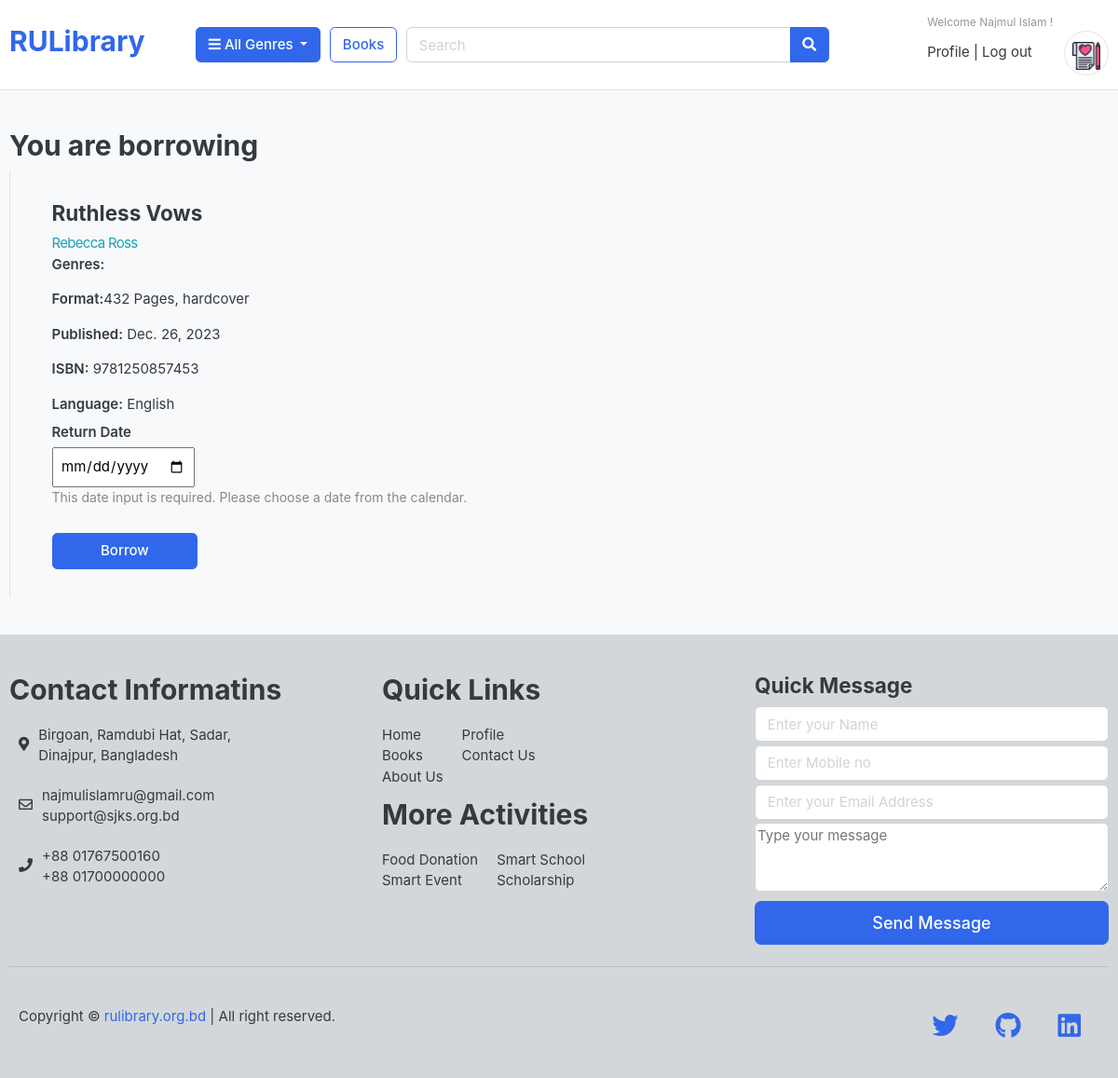
Page /borrow/1/ (signed in) on the committed database.
### book/models.py (models this page shows, shortened)
class BookModel(models.Model):
    title=models.CharField(max_length=100)
    slug=models.SlugField(max_length=150,unique=True)
    author=models.CharField(max_length=100)
    description=models.TextField()
    image=models.ImageField(upload_to='images/books')
    isbn=models.CharField(max_length=50)
    genre=models.ManyToManyField(GenreModel)
    stock=models.IntegerField()
    availability=models.BooleanField(default=True)
    publication_date=models.DateField()
    total_page=models.IntegerField()
    cover=models.CharField(max_length=50,choices=[('paperback','Paper Back'),('hardcover','Hard Cover')])
    language=models.CharField(max_length=50)
    total_borrow=models.IntegerField(default=0)
    total_rating=models.IntegerField(default=0)
    avg_rating=models.IntegerField(default=0)
    def __str__(self):
        return f'{self.title} - {self.author}'

### borrow/views.py (the view, shortened to what this page needs)
# urls.py: path('borrow/',include('borrow.urls')),
def borrow(request,book_id):
    if request.user.is_authenticated:
        book=BookModel.objects.get(id=book_id)
        user=request.user
        model_filter=BorrowModel.objects.filter(user=user)
        for item in model_filter:
            if item.book==book:
                return redirect('multiple_try_book')
        print('printing book',book,book.stock)
        return render(request,'borrow_confirmation.html',{'book':book})
    else:
        return redirect('unauthorized')

### borrow/templates/borrow_confirmation.html (shortened to what this page needs)
{% extends 'base.html' %}
{% block body%}
<section class="section-content padding-y bg">
  <div class="container">
    <div>
      <h2>You are borrowing</h2>
    </div>
    <main class="col-md-6 border-left">
      <article class="content-body">
      <h4 class="title"> {{book.title}}</h4>
      <div class="price-wrap mt-2">
          <p class="text-info">{{book.author}}</p>
      </div>
      <div>
          <p>
              <span class="font-weight-bold">Genres:</span>
          </p>
          <p><span class="font-weight-bold">Format:</span><span>{{book.total_page}} Pages, </span> <span>{{book.cover}} </span></p>
          <p><span class="font-weight-bold">Published:</span> {{book.publication_date}}</p>
          <p><span class="font-weight-bold">ISBN:</span> {{book.isbn}}</p>
          <p><span class="font-weight-bold">Language:</span> {{book.language}}</p>
      </div>
      <div>
        <form action="" method='post'>
            <div class="py-2">
              <label class="font-weight-bold">Return Date</label>
              <br/>
              <input class="p-2" type="date" name="return_date" required>
              <p style="font-size: 14px; color: #888;">
                This date input is required. Please choose a date from the calendar.
              </p>
            </div>
            <div style="margin-top: 20px;">
              <div class="col-md-4 " style="padding-left:0">
                  <button type="submit" class="btn btn-primary btn-block p-2">
                    Borrow
                  </button>
              </div>
          </div>
        </form>
      </div>
      </article>
      </main>
  </div>
</section>
{% endblock%}

### templates/base.html (shortened to what this page needs)
<!DOCTYPE HTML>
{% load static %}
<html lang="en">
<head>
<link href="{% static 'css/bootstrap.css'%}" rel="stylesheet" type="text/css"/>
<link href="{% static 'fonts/fontawesome/css/all.min.css'%}" type="text/css" rel="stylesheet">
<link href="{% static 'css/ui.css'%}" rel="stylesheet" type="text/css"/>
<link href="{% static 'css/responsive.css'%}" rel="stylesheet" media="only screen and (max-width: 1200px)" />
</head>
<body>
<header class="section-header">
    <section class="header-main border-bottom">
        <div class="container">
        <div class="row align-items-center">
        <div class="col-lg-2 col-md-3 col-6">
            <a href="{% url 'home'%}" class="brand-wrap">
                <h2>RULibrary</h2>
            </a>
        </div>
        <div class="col-lg col-sm col-md col-6 flex-grow-0">
            <div class="category-wrap dropdown d-inline-block float-right">
                <button type="button" class="btn btn-primary dropdown-toggle" data-toggle="dropdown">
                    <i class="fa fa-bars"></i> All Genres
                </button>
            </div>
        </div>
        <a href="{% url 'book'%}" class="btn btn-outline-primary">Books</a>
        <div class="col-lg  col-md-6 col-sm-12 col">
            <form method='post' action="#" class="search">
                <div class="input-group w-100">
                    <input type="text" class="form-control " style="width:60%;" placeholder="Search" name='search_field' required>
                    <div class="input-group-append">
                    <button class="btn btn-primary" type="submit">
                        <i class="fa fa-search"></i>
                    </button>
                    </div>
                </div>
            </form>
        </div>
        <div class="col-lg-3 col-sm-6 col-8 order-2 order-lg-3">
                    <div class="d-flex justify-content-end mb-3 mb-lg-0">
                        <div class="widget-header">
                            <small class="title text-muted">
                                Welcome {% if request.user.is_authenticated%}
                                {% if request.user.first_name%}
                                {{request.user.first_name}}
                                {%else%}
                                {{request.user.username}}
                                {%endif%}
                                {% else %} Guest {% endif %}!
                            </small>
                            <div>
                                {% if request.user.is_authenticated%}
                                <a href="{% url 'profile' %}">Profile</a> <span class="dark-transp"> | </span>
                                <a href="{% url 'account_logout' %}"> Log out</a>
                                <a href="{% url 'wishlist' %}" class="widget-header pl-3 ml-3">
                                    <div class="icon icon-sm rounded-circle border">
                                        <img src="{% static 'images/icons/love-letter.png'%}" alt="wishlist" style="width: 30px;">
                                    </div>
                                </a>
                                {% else %}
                                <a href="{% url 'account_login' %}">Sign in</a> <span class="dark-transp"> | </span>
                                <a href="{% url 'account_signup' %}"> Register</a>
                                {% endif %}
                            </div>
                        </div>
                    </div>
                </div>
    </div>
        </div>
    </section>
</header>
{% block body%}{%endblock %}
    <section class="section-content padding-y bg" style="padding-bottom: 0; background-color:#d4d7da">
        <div class="container">
            <div class="row">
                <div class="col-md-4">
                    <h2>Contact Informatins</h2>
                    <div class="row" style="padding: 10px;">
                        <span style="padding: 10px;"><i class="fas fa-map-marker-alt"></i></span>
                        <p >Birgoan, Ramdubi Hat, Sadar,<br> Dinajpur, Bangladesh</p>
                    </div>
                    <div class="row" style="padding:10px">
                        <span style="padding: 10px;"><i class="far fa-envelope"></i></span>
                        <p>
                            najmulislamru@gmail.com <br />
                            support@sjks.org.bd
                            </p>
                    </div>
                    <div class="row" style="padding:10px">
                        <span style="padding: 10px;"><i class="fas fa-phone"></i></span>
                        <p>
                            +88 01767500160 <br />
                            +88 01700000000
                        </p>
                    </div>
                </div>
                <div class="col-md-4">
                    <h2>Quick Links</h2>
                    <div class="row">
                        <ul style="padding:10px; margin-bottom:0px;">
                            <li style="list-style: none;">Home</li>
                            <li style="list-style: none;">Books</li>
                            <li style="list-style: none;">About Us</li>
                        </ul>
                        <ul style="padding:10px; margin-bottom:0px;">
                            <li style="list-style: none;">Profile</li>
                            <li style="list-style: none;">Contact Us</li>
                        </ul>
                    </div>
                    <h2>More Activities</h2>
                    <div class="row">
                        <ul style="padding:10px; margin-bottom:0px;"">
                            <li style="list-style: none;">Food Donation</li>
                            <li style="list-style: none;">Smart Event</li>
                        </ul>
                        <ul style="padding:10px;margin-bottom:0px">
                            <li style="list-style: none;">Smart School</li>
                            <li style="list-style: none;">Scholarship</li>
                        </ul>
                    </div>
                </div>
                <div class="col-md-4">
                    <h4>Quick Message</h4>
                    <form >
                        <div data-mdb-input-init class="form-outline mb-1">
                            <input id="contact_name" name="name" type="text"placeholder="Enter your Name"class="form-control" required/>
                        </div>
                        <div data-mdb-input-init class="form-outline mb-1">
                            <input id="contact_phone" type="phone" placeholder="Enter Mobile no"class="form-control" required name="phone"/>
                        </div>
                        <div data-mdb-input-init class="form-outline mb-1">
                            <input id="contact_email" type="email" placeholder="Enter your Email Address"class="form-control" required name="email" />
                        </div>
                        <div data-mdb-input-init class="form-outline mb-1">
                            <textarea name="message" cols="40" rows="3" style="width: 380px;border-color:#d5d1d1;" class="rounded" id="contact_message" placeholder="Type your message"></textarea>
                        </div>
                        <button data-mdb-button-init data-mdb-ripple-init class="btn btn-primary btn-lg btn-block" type="submit" onclick="handleContact()">Send Message</button>
                    </form>
                </div>
            </div>
            <hr class="my-4">
            <div class="row" style="margin-top: 20px;">
                <div class="col-lg-8 col-md-6" style="padding: 20px;">
                    <p>
                      Copyright © <a href="#">rulibrary.org.bd</a> | All right
                      reserved.
                    </p>
                </div>
                <div class="col-lg-4 col-md-6 socila-link" style="padding: 20px;">
                    <ul style="float: right;">
                      <li style="list-style: none;float:left;padding: 0px 20px;">
                        <a href="#" style="font-size: 28px;"><i class="fab fa-twitter"></i></a>
                      </li>
                      <li style="list-style: none;float:left;padding: 0px 20px;">
                        <a href="https://www.github.com/najmulislamnajim" style="font-size: 28px;"><i class="fab fa-github"></i></a>
                      </li>
                      <li style="list-style: none;float:left;padding: 0px 20px;">
                        <a href="https://www.linkedin.com/in/najmulislamnajimofficial/" style="font-size: 28px;"><i class="fab fa-linkedin"></i></a>
                      </li>
                    </ul>
                </div>
            </div>
        </div>
    </section>
</body>
</html>

### static/css/ui.css (style rules this page uses)
html { font-family: "Inter", sans-serif; font-size: 15px; }
.price-wrap { letter-spacing: -0.7px; }
.content-body { flex: 1 1 auto; padding: 2rem 2.3rem; }
.icon-xs, .icon-sm, .icon-md, .icon-lg { display: inline-block; text-align: center; flex-shrink: 0; flex-grow: 0; }
.icon-sm { width: 48px; height: 48px; line-height: 48px !important; font-size: 20px; }
.padding-y { padding-top: 40px; padding-bottom: 40px; }
article:after, .form-group:after { display: block; clear: both; content: ""; }
.bg { background-color: #f8f9fa; }
p:last-child { margin-bottom: 0; }
.header-main { position: relative; padding-top: 1rem; padding-bottom: 1rem; }
.widget-header { display: inline-block; vertical-align: middle; position: relative; }
.widget-header a { color: #343a40; }
.widget-header .title { display: block; }

### rows in the picture
BookModel: title "Ruthless Vows", author "Rebecca Ross", total_page "432", cover "hardcover", publication_date "Dec. 26, 2023", isbn "9781250857453", language "English"

### other values in the picture
{{ request.user.first_name }} "Najmul Islam"
